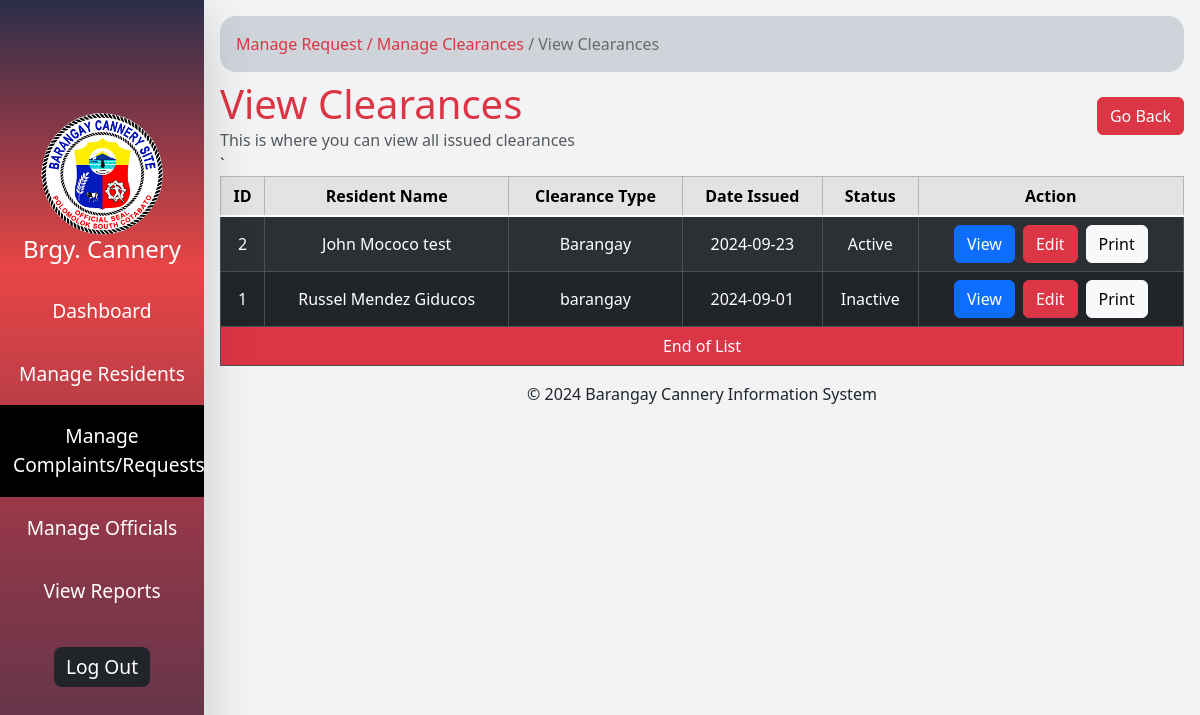
Page /view_clearances.php (signed in) on the committed database.
### tables this page shows
CREATE TABLE `clearances` (
  `id` int(11) NOT NULL,
  `resident_name` varchar(100) NOT NULL,
  `clearance_type` varchar(100) NOT NULL,
  `date_issued` date NOT NULL,
  `valid_until` date NOT NULL,
  `status` enum('Active','Inactive') NOT NULL DEFAULT 'Active'
);

### view_clearances.php (the view, shortened to what this page needs)
<?php require "includes/connection.php";
$sql = "SELECT * FROM clearances ORDER BY resident_name ASC";
$result = $conn->query($sql);
?>
<!DOCTYPE html>
<html lang="en">
<head>
</head>
<body class="d-flex">
  <?php include "includes/sidebar.php" ?>
  <div class="min-vh-100 p-3" style="width: 83%">
    <div class="w-100">
      <div id="directory_link" class="p-3 rounded-4 bg-dark-subtle ">
        <a href="manage_com.php" class="text-danger text-decoration-none">Manage Request</a>
        <a href="manage_clearances.php" class="text-decoration-none text-danger">/ Manage Clearances</a>
        <a href="view_clearances.php" class="text-decoration-none text-black-50">/ View Clearances</a>
      </div>
      <div class="d-flex align-items-center justify-content-between  mt-2 gap-2 w-100">
        <div>
          <h1 class="m-0 text-danger">View Clearances</h1>
          <span class="text-muted">This is where you can view all issued clearances</span class="text-muted">
        </div>
        <a href="manage_clearances.php" class="btn btn-danger">Go Back</a>
      </div>
      <div class="table-responsive w-100  ">
        <table class="table table-dark table-striped table-hover table-bordered text-center align-middle">
          <thead class="table-secondary">
            <tr>
              <th class="text-nowrap">ID</th>
              <th class="text-nowrap">Resident Name</th>
              <th class="text-nowrap">Clearance Type</th>
              <th class="text-nowrap">Date Issued</th>
              <th class="text-nowrap">Status</th>
              <th class="text-nowrap">Action</th>`
            </tr>
          </thead>
          <tbody class="table-group-divider">
            <?php
            if ($result->num_rows > 0) {
              while ($row = $result->fetch_assoc()) {
                echo '<tr class="h-100">';
                echo "<td> {$row['id']} </td>";
                echo "<td> {$row['resident_name']} </td>";
                echo "<td> {$row['clearance_type']} </td>";
                echo "<td> {$row['date_issued']} </td>";
                echo "<td> {$row['status']} </td>";
                echo "<td> <div class='d-flex align-items-center justify-content-center gap-2 h-100'> <a href='view_clearance_details.php?id={$row['id']}' class='btn btn-primary'>View</a>  <a href='update_clearance.php?id={$row['id']}' class='btn btn-danger'>Edit</a>  <a href='view_clearance_details.php?id={$row['id']}' class='btn btn-light'>Print</a> </div> </td>";
                echo "</tr>";
              }
            } else {
              echo "<tr><td colspan = '6'> No records found </td></tr>";
            }
            ?>
          </tbody>
          <tfoot>
            <tr>
              <td colspan="6" class="text-bg-danger">End of List</td>
            </tr>
          </tfoot>
        </table>
      </div>
    </div>
    <div class="text-center">
      <p>&copy; 2024 Barangay Cannery Information System</p>
    </div>
  </div>
</body>
</html>

### rows in the picture
clearances: id "2", resident_name "John Mococo test", clearance_type "Barangay", date_issued "2024-09-23", status "Active"
clearances: id "1", resident_name "Russel Mendez Giducos", clearance_type "barangay", date_issued "2024-09-01", status "Inactive"
